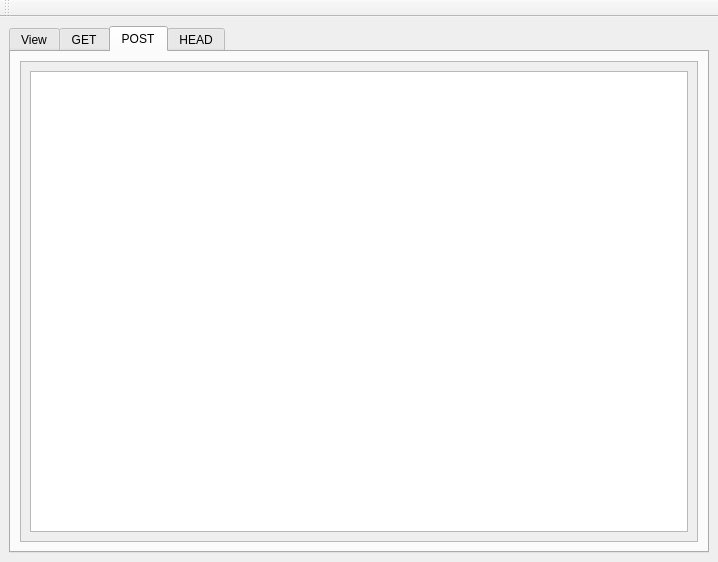
<?xml version="1.0" encoding="UTF-8"?>
<ui version="4.0">
 <class>MainWindow</class>
 <widget class="QMainWindow" name="MainWindow">
  <property name="geometry">
   <rect>
    <x>0</x>
    <y>0</y>
    <width>718</width>
    <height>562</height>
   </rect>
  </property>
  <property name="windowTitle">
   <string>MainWindow</string>
  </property>
  <widget class="QWidget" name="centralwidget">
   <layout class="QVBoxLayout" name="verticalLayout">
    <item>
     <widget class="QTabWidget" name="tabWidget">
      <property name="currentIndex">
       <number>2</number>
      </property>
      <widget class="QWidget" name="tab1">
       <attribute name="title">
        <string>View</string>
       </attribute>
       <layout class="QVBoxLayout" name="verticalLayout_2">
        <item>
         <widget class="QScrollArea" name="scrollArea">
          <property name="widgetResizable">
           <bool>true</bool>
          </property>
          <widget class="QWidget" name="scrollAreaWidgetContents">
           <property name="geometry">
            <rect>
             <x>0</x>
             <y>0</y>
             <width>98</width>
             <height>28</height>
            </rect>
           </property>
          </widget>
         </widget>
        </item>
       </layout>
      </widget>
      <widget class="QWidget" name="tab_2">
       <attribute name="title">
        <string>GET</string>
       </attribute>
       <layout class="QVBoxLayout" name="verticalLayout_3">
        <item>
         <widget class="QScrollArea" name="scrollArea_2">
          <property name="widgetResizable">
           <bool>true</bool>
          </property>
          <widget class="QWidget" name="scrollAreaWidgetContents_2">
           <property name="geometry">
            <rect>
             <x>0</x>
             <y>0</y>
             <width>98</width>
             <height>89</height>
            </rect>
           </property>
           <layout class="QVBoxLayout" name="verticalLayout_7">
            <item>
             <widget class="QPlainTextEdit" name="plainTextEdit_3"/>
            </item>
           </layout>
          </widget>
         </widget>
        </item>
       </layout>
      </widget>
      <widget class="QWidget" name="tab">
       <attribute name="title">
        <string>POST</string>
       </attribute>
       <layout class="QVBoxLayout" name="verticalLayout_4">
        <item>
         <widget class="QScrollArea" name="scrollArea_3">
          <property name="widgetResizable">
           <bool>true</bool>
          </property>
          <widget class="QWidget" name="scrollAreaWidgetContents_3">
           <property name="geometry">
            <rect>
             <x>0</x>
             <y>0</y>
             <width>674</width>
             <height>486</height>
            </rect>
           </property>
           <layout class="QVBoxLayout" name="verticalLayout_8">
            <item>
             <widget class="QPlainTextEdit" name="plainTextEdit_2"/>
            </item>
           </layout>
          </widget>
         </widget>
        </item>
       </layout>
      </widget>
      <widget class="QWidget" name="tab_3">
       <attribute name="title">
        <string>HEAD</string>
       </attribute>
       <layout class="QVBoxLayout" name="verticalLayout_5">
        <item>
         <widget class="QScrollArea" name="scrollArea_4">
          <property name="widgetResizable">
           <bool>true</bool>
          </property>
          <widget class="QWidget" name="scrollAreaWidgetContents_4">
           <property name="geometry">
            <rect>
             <x>0</x>
             <y>0</y>
             <width>98</width>
             <height>89</height>
            </rect>
           </property>
           <layout class="QVBoxLayout" name="verticalLayout_6">
            <item>
             <widget class="QPlainTextEdit" name="plainTextEdit"/>
            </item>
           </layout>
          </widget>
         </widget>
        </item>
       </layout>
      </widget>
     </widget>
    </item>
   </layout>
  </widget>
  <widget class="QToolBar" name="toolBar">
   <property name="windowTitle">
    <string>toolBar</string>
   </property>
   <attribute name="toolBarArea">
    <enum>TopToolBarArea</enum>
   </attribute>
   <attribute name="toolBarBreak">
    <bool>false</bool>
   </attribute>
  </widget>
 </widget>
 <resources>
  <include location="../New folder/123.qrc"/>
 </resources>
 <connections/>
</ui>
